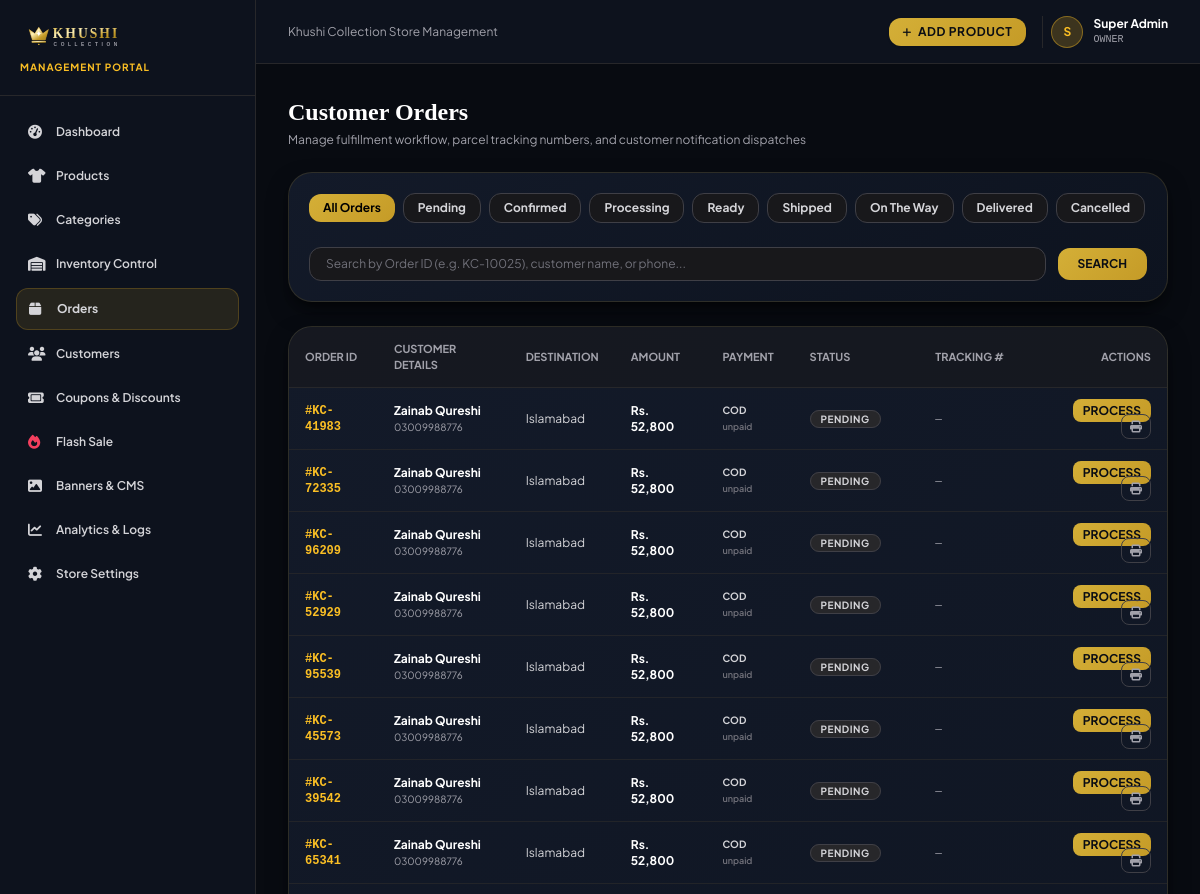
Page /admin/orders (signed in, upper part) on the earlier database version.
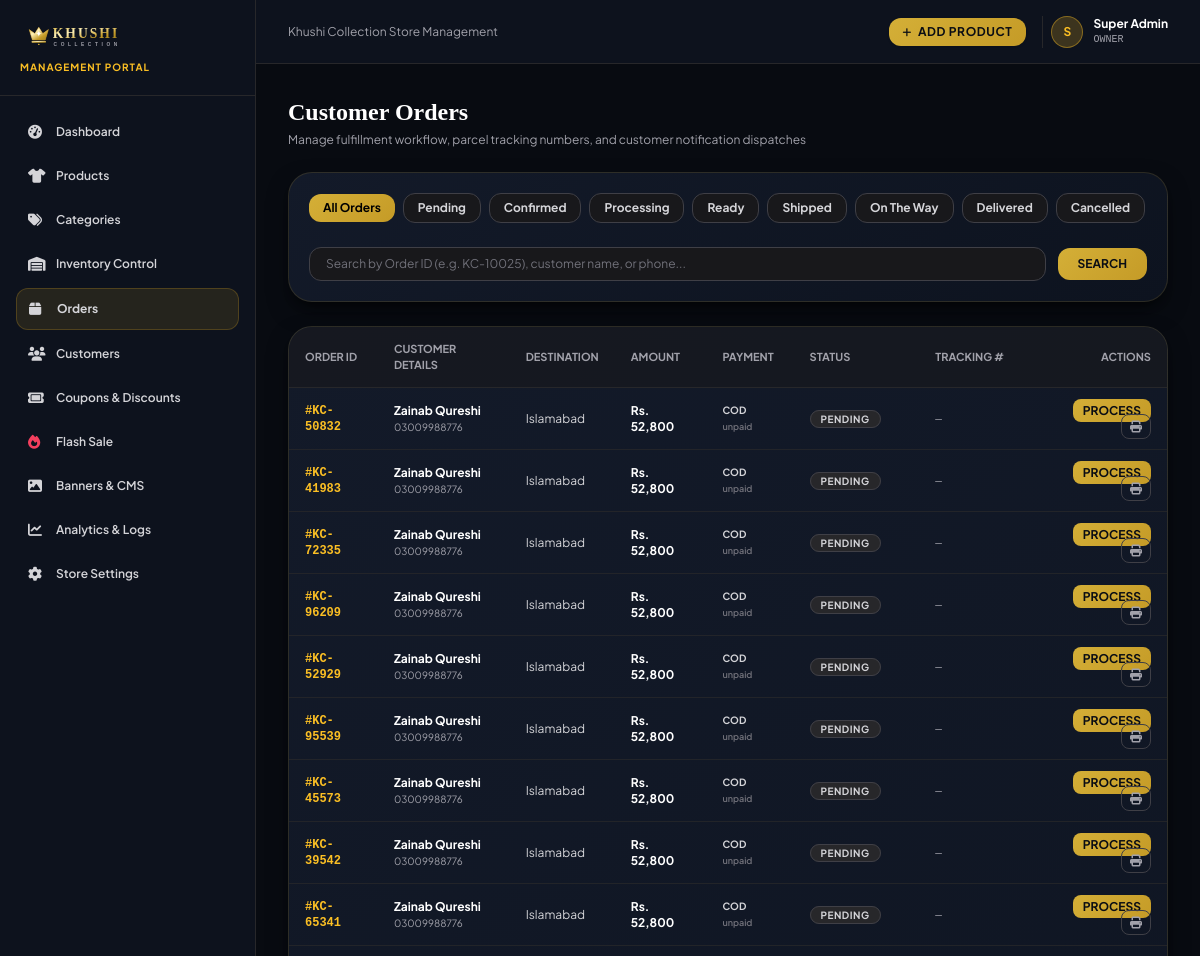
Same page on the later database version.
### tables this page shows
CREATE TABLE orders (
        id INTEGER PRIMARY KEY AUTOINCREMENT,
        order_number TEXT UNIQUE NOT NULL,
        user_id INTEGER,
        customer_name TEXT NOT NULL,
        customer_phone TEXT NOT NULL,
        customer_email TEXT NOT NULL,
        address TEXT NOT NULL,
        city TEXT NOT NULL,
        area TEXT,
        postal_code TEXT,
        delivery_instructions TEXT,
        subtotal REAL NOT NULL,
        delivery_fee REAL DEFAULT 0,
        discount_amount REAL DEFAULT 0,
        coupon_code TEXT,
        total_amount REAL NOT NULL,
        payment_method TEXT DEFAULT 'cod',
        payment_status TEXT DEFAULT 'unpaid',
        order_status TEXT DEFAULT 'pending',
        tracking_number TEXT,
        courier_name TEXT DEFAULT 'Trax Express',
        admin_notes TEXT,
        created_at TIMESTAMP DEFAULT CURRENT_TIMESTAMP,
        updated_at TIMESTAMP DEFAULT CURRENT_TIMESTAMP,
        FOREIGN KEY (user_id) REFERENCES users (id) ON DELETE SET NULL
    );

### routes/admin.py (the view)
@admin_bp.route('/orders')
@admin_required(['super_admin', 'manager', 'staff'])
def orders():
    status_filter = request.args.get('status', '').strip()
    search = request.args.get('search', '').strip()
    sql = 'SELECT * FROM orders WHERE 1=1'
    params = []
    if status_filter:
        sql += ' AND order_status = ?'
        params.append(status_filter)
    if search:
        sql += ' AND (order_number LIKE ? OR customer_name LIKE ? OR customer_phone LIKE ?)'
        params.extend([f"%{search}%", f"%{search}%", f"%{search}%"])
    sql += ' ORDER BY id DESC'
    orders_list = query_db(sql, params)
    return render_template('admin/orders/index.html', orders=orders_list, status_filter=status_filter, search=search)

### database.py (called while the page is built)
def get_db():
    try:
        conn = sqlite3.connect(DATABASE_PATH, timeout=30.0)
        conn.row_factory = sqlite3.Row
        conn.execute("PRAGMA foreign_keys = ON")
        try:
            conn.execute("PRAGMA journal_mode = WAL")
        except Exception:
            try:
                conn.execute("PRAGMA journal_mode = DELETE")
            except Exception:
                pass
        return conn
    except Exception:
        conn = sqlite3.connect(":memory:", timeout=30.0)
        conn.row_factory = sqlite3.Row
        return conn

def query_db(query, args=(), one=False):
    conn = get_db()
    cur = conn.cursor()
    cur.execute(query, args)
    rv = cur.fetchall()
    conn.close()
    return (rv[0] if rv else None) if one else rv

### templates/admin/orders/index.html (shortened to what the changed rows need)
{% extends 'admin/base.html' %}
{% block content %}
<div class="space-y-6">
    <div class="flex flex-col sm:flex-row sm:items-center justify-between gap-4">
        <div>
            <h1 class="text-2xl font-serif font-bold text-white">Customer Orders</h1>
        </div>
    </div>
    <div class="luxury-card rounded-3xl overflow-hidden">
        <div class="overflow-x-auto">
            <table class="w-full text-left text-xs text-zinc-300">
                <thead class="text-zinc-400 uppercase font-semibold border-b border-zinc-800 bg-zinc-900/60 text-[11px]">
                    <tr>
                        <th class="py-3.5 px-4">Order ID</th>
                        <th class="py-3.5 px-4">Customer Details</th>
                        <th class="py-3.5 px-4">Destination</th>
                        <th class="py-3.5 px-4">Amount</th>
                        <th class="py-3.5 px-4">Payment</th>
                        <th class="py-3.5 px-4">Status</th>
                        <th class="py-3.5 px-4">Tracking #</th>
                        <th class="py-3.5 px-4 text-right">Actions</th>
                    </tr>
                </thead>
                <tbody class="divide-y divide-zinc-800/80">
                    {% for o in orders %}
                    <tr class="hover:bg-zinc-800/30 transition">
                        <td class="py-3.5 px-4 font-mono font-bold text-amber-400">#{{ o.order_number }}</td>
                        <td class="py-3.5 px-4">
                            <span class="font-bold text-white block">{{ o.customer_name }}</span>
                            <span class="text-[10px] text-zinc-400">{{ o.customer_phone }}</span>
                        </td>
                        <td class="py-3.5 px-4">{{ o.city }}</td>
                        <td class="py-3.5 px-4 font-bold text-white">Rs. {{ "{:,}".format(o.total_amount|int) }}</td>
                        <td class="py-3.5 px-4">
                            <span class="uppercase text-[10px] font-bold text-zinc-300 block">{{ o.payment_method }}</span>
                            <span class="text-[9px] text-zinc-500 font-semibold">{{ o.payment_status }}</span>
                        </td>
                        <td class="py-3.5 px-4">
                            <span class="px-2.5 py-0.5 rounded-full text-[10px] font-bold uppercase tracking-wider {% if o.order_status == 'delivered' %}bg-emerald-950 text-emerald-400 border border-emerald-500/30{% elif o.order_status in ('shipped', 'on_the_way') %}bg-amber-950 text-amber-400 border border-amber-500/30{% elif o.order_status == 'cancelled' %}bg-rose-950 text-rose-400 border border-rose-500/30{% else %}bg-zinc-800 text-zinc-300 border border-zinc-700{% endif %}">
                                {{ o.order_status.replace('_', ' ').title() }}
                            </span>
                        </td>
                        <td class="py-3.5 px-4 font-mono text-zinc-400 text-[11px]">
                            {{ o.tracking_number or '—' }}
                        </td>
                        <td class="py-3.5 px-4 text-right space-x-2">
                            <a href="{{ url_for('admin.order_detail', id=o.id) }}" class="py-1 px-2.5 rounded-lg btn-gold text-xs font-bold uppercase">
                                Process
                            </a>
                            <a href="{{ url_for('admin.admin_invoice', order_number=o.order_number) }}" target="_blank" class="py-1 px-2 rounded-lg border border-zinc-700 hover:border-amber-400 text-zinc-400 hover:text-white text-xs" title="Print Invoice">
                                <i class="fa-solid fa-print"></i>
                            </a>
                        </td>
                    </tr>
                    {% endfor %}
                </tbody>
            </table>
        </div>
    </div>
</div>
{% endblock %}

Differences in the rows shown:
added orders: order_number "KC-50832", customer_name "Zainab Qureshi", customer_phone "03009988776", city "Islamabad", total_amount "52,800", payment_method "COD", payment_status "unpaid", order_status.replace "PENDING", tracking_number "—"
